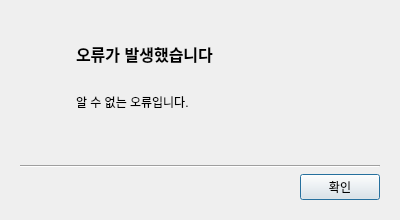
<?xml version="1.0" encoding="UTF-8"?>
<ui version="4.0">
 <class>ErrorDialog</class>
 <widget class="QDialog" name="ErrorDialog">
  <property name="geometry">
   <rect>
    <x>0</x>
    <y>0</y>
    <width>400</width>
    <height>220</height>
   </rect>
  </property>
  <property name="minimumSize">
   <size>
    <width>400</width>
    <height>220</height>
   </size>
  </property>
  <property name="maximumSize">
   <size>
    <width>400</width>
    <height>400</height>
   </size>
  </property>
  <property name="windowTitle">
   <string>오류</string>
  </property>
  <layout class="QVBoxLayout" name="verticalLayout_main">
   <property name="leftMargin">
    <number>20</number>
   </property>
   <property name="topMargin">
    <number>20</number>
   </property>
   <property name="rightMargin">
    <number>20</number>
   </property>
   <property name="bottomMargin">
    <number>20</number>
   </property>
   <item>
    <layout class="QHBoxLayout" name="layout_top">
     <property name="spacing">
      <number>16</number>
     </property>
     <item>
      <widget class="QLabel" name="label_icon">
       <property name="minimumSize">
        <size>
         <width>40</width>
         <height>40</height>
        </size>
       </property>
       <property name="maximumSize">
        <size>
         <width>40</width>
         <height>40</height>
        </size>
       </property>
       <property name="font">
        <font>
         <pointsize>28</pointsize>
        </font>
       </property>
       <property name="text">
        <string/>
       </property>
       <property name="pixmap">
        <pixmap>icons/error.png</pixmap>
       </property>
       <property name="scaledContents">
        <bool>true</bool>
       </property>
       <property name="alignment">
        <set>Qt::AlignmentFlag::AlignCenter</set>
       </property>
      </widget>
     </item>
     <item>
      <layout class="QVBoxLayout" name="layout_text">
       <property name="spacing">
        <number>6</number>
       </property>
       <item>
        <widget class="QLabel" name="label_title">
         <property name="font">
          <font>
           <pointsize>12</pointsize>
           <bold>true</bold>
          </font>
         </property>
         <property name="text">
          <string>오류가 발생했습니다</string>
         </property>
        </widget>
       </item>
       <item>
        <widget class="QLabel" name="label_message">
         <property name="text">
          <string>알 수 없는 오류입니다.</string>
         </property>
         <property name="alignment">
          <set>Qt::AlignmentFlag::AlignLeading|Qt::AlignmentFlag::AlignLeft|Qt::AlignmentFlag::AlignTop</set>
         </property>
         <property name="wordWrap">
          <bool>true</bool>
         </property>
        </widget>
       </item>
      </layout>
     </item>
    </layout>
   </item>
   <item>
    <widget class="QFrame" name="line_divider">
     <property name="frameShape">
      <enum>QFrame::Shape::HLine</enum>
     </property>
     <property name="frameShadow">
      <enum>QFrame::Shadow::Sunken</enum>
     </property>
    </widget>
   </item>
   <item>
    <layout class="QHBoxLayout" name="layout_buttons">
     <item>
      <spacer name="horizontalSpacer_buttons">
       <property name="orientation">
        <enum>Qt::Orientation::Horizontal</enum>
       </property>
       <property name="sizeHint" stdset="0">
        <size>
         <width>40</width>
         <height>20</height>
        </size>
       </property>
      </spacer>
     </item>
     <item>
      <widget class="QPushButton" name="btn_confirm">
       <property name="minimumSize">
        <size>
         <width>80</width>
         <height>0</height>
        </size>
       </property>
       <property name="text">
        <string>확인</string>
       </property>
      </widget>
     </item>
    </layout>
   </item>
  </layout>
 </widget>
 <resources/>
 <connections/>
</ui>
